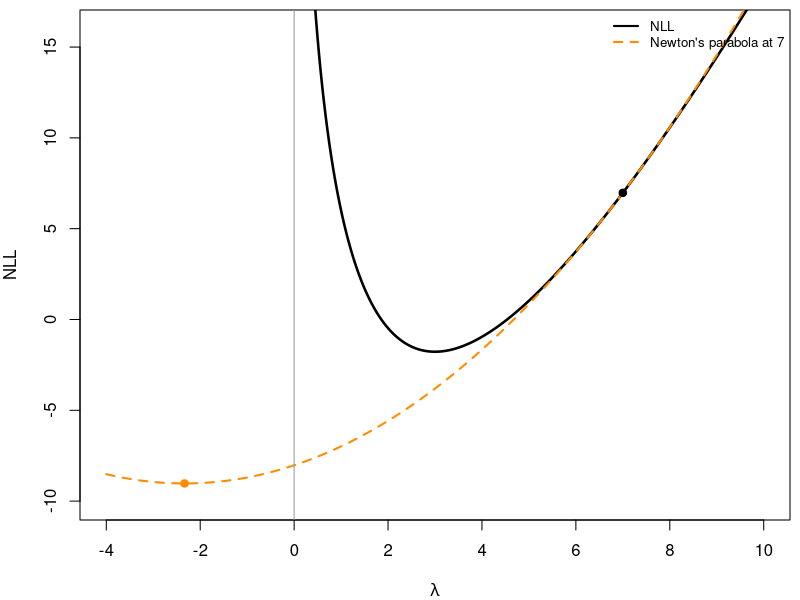

The R script that drew this image:
## ---- chunk 1
knitr::opts_chunk$set(echo = FALSE, warning = FALSE, message = FALSE,
                       fig.width = 6, fig.height = 3)
## ---- chunk 2
nll <- function(l) 6 * l - 18 * log(l)
d1 <- function(l) 6 - 18 / l
d2 <- function(l) 18 / l^2
f <- round(nll(c(1.5, 2, 2.5)), 4)
fwd <- (f[3] - f[2]) / 0.5
ctr <- (f[3] - f[1]) / 1
sec <- (f[3] - 2 * f[2] + f[1]) / 0.25

steps <- matrix(NA, 3, 4, dimnames = list(NULL, c("guess", "slope", "curv", "next")))
l <- 2
for (i in seq_len(3)) {
  steps[i, ] <- c(l, d1(l), d2(l), l - d1(l) / d2(l))
  l <- steps[i, 4]
}
from7 <- 7 - d1(7) / d2(7)
fd_step <- 2 - ctr / sec

log_steps <- numeric(4)
th <- log(7)
for (i in seq_along(log_steps)) {
  th <- th - (6 * exp(th) - 18) / (6 * exp(th))
  log_steps[i] <- exp(th)
}
r4 <- function(v) formatC(v, format = "f", digits = 4)
r3 <- function(v) formatC(v, format = "f", digits = 3)
## ---- chunk 3
l_seq <- seq(0.3, 10, length.out = 400)
parab <- function(l, l0) nll(l0) + d1(l0) * (l - l0) + 0.5 * d2(l0) * (l - l0)^2
par(mar = c(4, 4, 0.5, 0.5))
plot(l_seq, nll(l_seq), type = "l", lwd = 2.5, xlim = c(-4, 10), ylim = c(-10, 16),
     xlab = expression(lambda), ylab = "NLL")
l_par <- seq(-4, 10, length.out = 400)
lines(l_par, parab(l_par, 7), lwd = 2, lty = 2, col = "darkorange")
abline(v = 0, col = "grey60")
points(c(7, from7), c(nll(7), parab(from7, 7)), pch = 19, col = c("black", "darkorange"))
legend("topright", c("NLL", "Newton's parabola at 7"), lwd = 2, lty = c(1, 2),
       col = c("black", "darkorange"), bty = "n", cex = 0.8)
